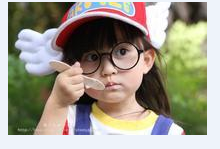
#> input picture Lab/Lab/img/test.png, 220 x 149 px
$ python problem2.py
#> lines starting #> are read from the running program, lines starting #| are printed output that depends on the picture
# 实现低通滤波
import cv2
import numpy as np
from matplotlib import pyplot as plt

img = cv2.imread('../img/test.png', 0)
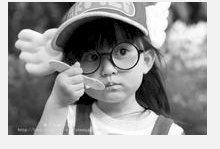
#> img: shape (149, 220); min 0, max 255, mean 151.2
i = 70

f = np.fft.fft2(img)
fshift = np.fft.fftshift(f)

rows, cols = img.shape
#> rows = 149; cols = 220
print(rows, cols)
#| 149 220
crow, ccol = int(rows / 2), int(cols / 2)  # 需强制转换为整数
#> crow = 74; ccol = 110
fshift[0:crow - i, 0:cols] = 0
fshift[crow + i:rows, 0:cols] = 0
fshift[crow - i:crow + i, 0:ccol - i] = 0
fshift[crow - i:crow + i, ccol + i:cols] = 0

f_ishift = np.fft.ifftshift(fshift)
img_back = np.fft.ifft2(f_ishift)
img_back = np.abs(img_back)

plt.subplot(121), plt.imshow(img, cmap='gray'), plt.title('Original')
plt.xticks([]), plt.yticks([])

plt.subplot(122), plt.imshow(img_back, cmap='gray'), plt.title('Image after LPF')
plt.xticks([]), plt.yticks([])

plt.show()
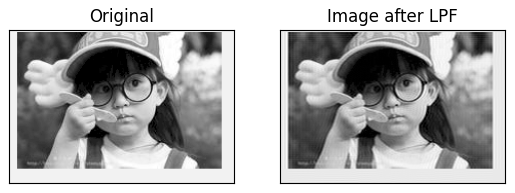
#> figure drawn by matplotlib, 2 panels

$ run again, with Lab/Lab/img/Fig.png copied over Lab/Lab/img/test.png
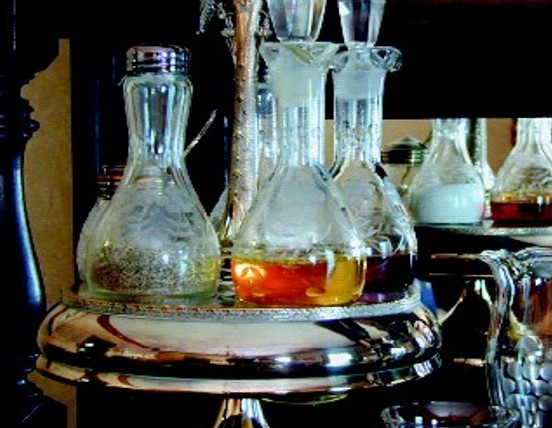
#> input picture Lab/Lab/img/Fig.png, 552 x 428 px
#| 428 552
#> `img_back = np.abs(img_back)`:
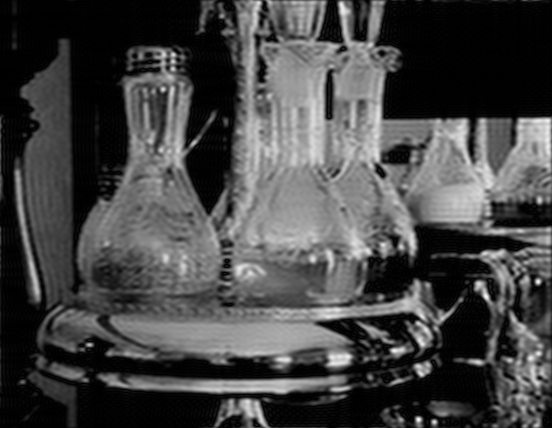
#> img_back: shape (428, 552) float64; min 0.000923, max 292.7, mean 80.2; drawn with min black and max white
#> `plt.show()`:
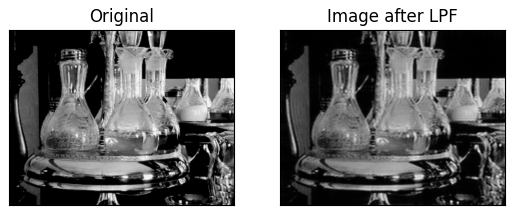
#> figure drawn by matplotlib, 2 panels

$ run again, with Lab/Lab/img/flowerx.png copied over Lab/Lab/img/test.png
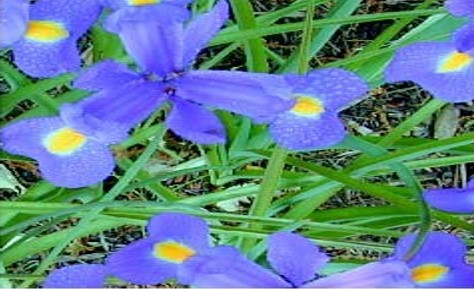
#> input picture Lab/Lab/img/flowerx.png, 474 x 289 px
#| 289 474
#> `img_back = np.abs(img_back)`:
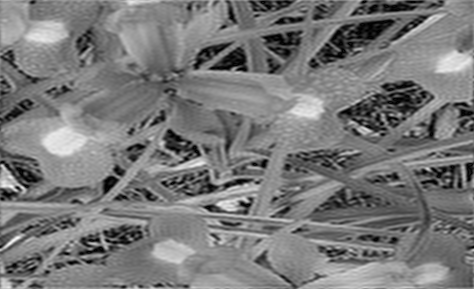
#> img_back: shape (289, 474) float64; min 0.0995, max 252.7, mean 121.4
#> `plt.show()`:
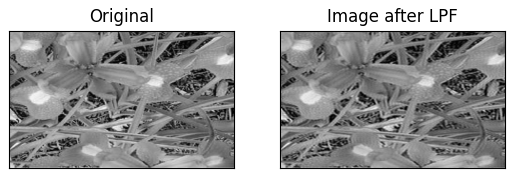
#> figure drawn by matplotlib, 2 panels
